Frame 1 (no input): blank canvas, image omitted
Frame 60 (no input): blank canvas, image omitted
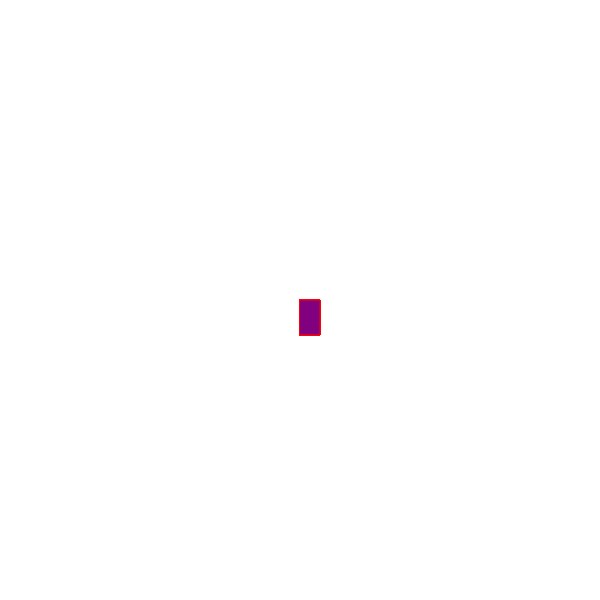
Frame 120 (the mouse pressed at the canvas centre since frame 60)

The p5.js sketch whose frames 1 and 60 were blank and that drew this single picture after the mouse press (run headless with seeded random() and noise() and a simulated clock; from frame 60 on, the mouse is pressed at the canvas centre):

// p5.js sketch
// ── sketch.js
function setup() {
    createCanvas(600, 600);
    background("white");
  }
  
  function draw() {
    
    stroke("red")
    fill("purple");
    
    //console.log(mouseIsPressed);
    
    if(mouseIsPressed){
    rect(mouseX, mouseY, 20, 35);
    }
  }
